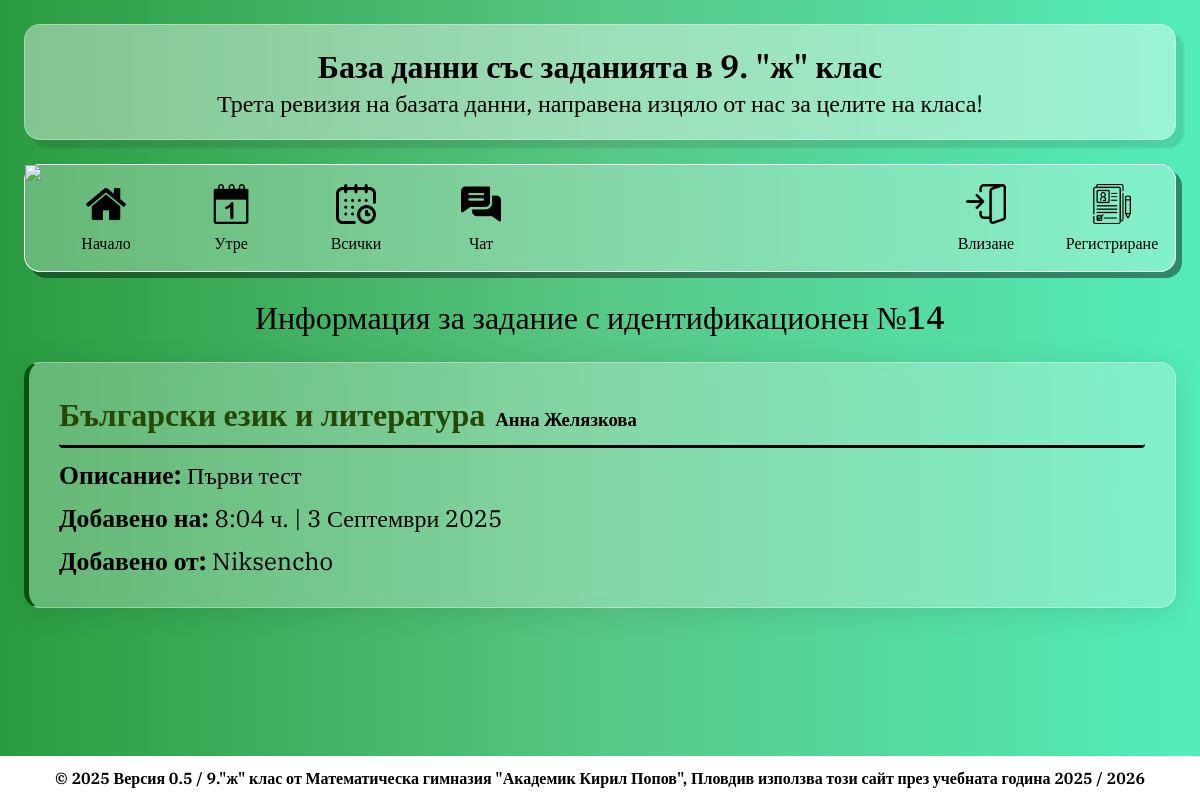
Screenshot of /assignment/14/ with the database file from the repository.
### homework/models.py (models this page shows, shortened)
class Assignment(models.Model):
    subject = models.ForeignKey(Subject, on_delete=models.CASCADE, verbose_name="Предмет")
    description = models.TextField(verbose_name="Описание")
    addedBy = models.ForeignKey(User, null=True, default=None, on_delete=models.CASCADE, verbose_name="Добавен от потребител")
    dateAdded = models.DateTimeField("Добавено на", auto_now_add=True)
    dateDue = models.DateField(verbose_name="Крайна дата")
    class Meta:
        verbose_name = "Задание"
        verbose_name_plural = "Задания"

class Subject(models.Model):
    name = models.CharField(max_length=255, verbose_name="Предмет")
    teacher = models.CharField(max_length=255, verbose_name="Учител")
    class Meta:
        verbose_name = "Предмет"
        verbose_name_plural = "Предмети"

### homework/views.py (the view)
# urls.py: path("assignment/<int:homeworkId>/", views.assignmentInfo, name='homework-assignment')
def assignmentInfo(request, homeworkId):
    result = models.Assignment.objects.get(id=homeworkId)
    return render(request, "homework/assignment.html", context={"assignment": result, "title": f"Задание №{result.id}"})

### homework/templates/homework/assignment.html
{% extends 'homework/base.html'%}
{% load static %}
{%block 'content'%}
    <h1 class='headerArticle'>Информация за задание с идентификационен №{{assignment.id}}</h1>
    <div class="assignment-box">
        <div class="subject-info">
            <h1>{{assignment.subject.name}}</h1>
            <h3>{{assignment.subject.teacher}}</h3>
        </div>
        <div class="description-info">
            <p><span class='desc'>Описание:</span> {{assignment.description}}</p>
            <p><span class='desc'>Добавено на:</span> {{assignment.dateAdded|date:"G:i ч. | j F Y"}}</p>
            <p><span class='desc'>Добавено от:</span> {{assignment.addedBy.username}}</p>
        </div>
    </div>
{%endblock%}

### homework/static/homework/css/assignments.css (style rules this page uses)
.assignment-box { margin: 2%; margin-bottom: 0.5%; background: rgba(255, 255, 255, 0.27); border-radius: 16px; box-shadow: 0 4px 30px rgba(0, 0, 0, 0.1); backdrop-filter: blur(6.4px); -webkit-backdrop-filter: blur(6.4px); border: 1px solid rgba(255, 255, 255, 0.3); padding: 30px; border-left: 5px solid rgb(9, 84, 9); transition: scale 0.5s; }
.subject-info { display: flex; flex-direction: row; gap: 10px; align-items: baseline; border-bottom: 3px solid black; border-radius: 4px; }
.subject-info h1 { color: rgb(38, 71, 5); padding-bottom: 10px; }
.description-info { font-size: 1.5rem; }
.description-info p { font-weight: 400; padding-top: 10px; }
.description-info .desc { font-weight: 900; font-size: 1.6rem; }

### rows the page displays
Assignment: id "14", subject.name "Български език и литература", subject.teacher "Анна Желязкова", description "Първи тест", dateAdded|j "8:04 ч. | 3 Септември 2025", addedBy.username "Niksencho"
